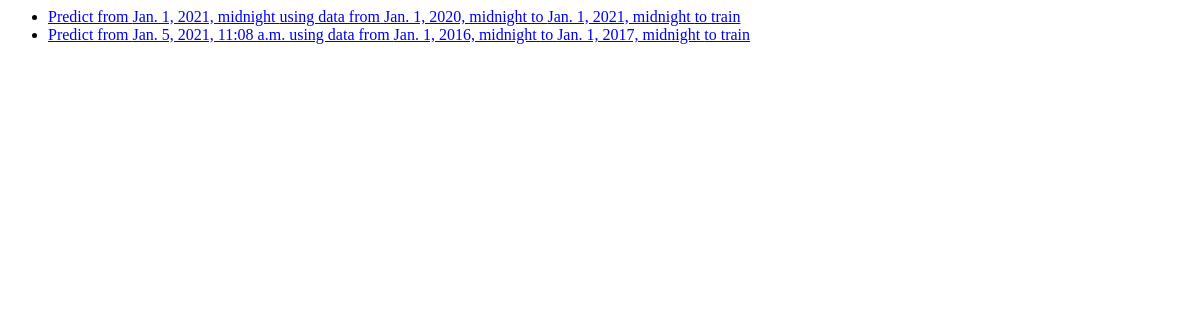
The app's page /prediction/1/1/pickOptions, older data.
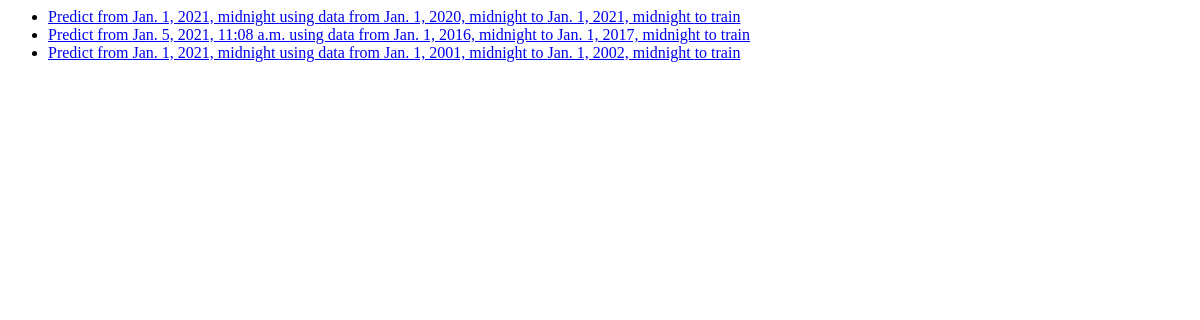
The same page, newer data.
### prediction/models.py (models this page shows)
class Options(models.Model):
    startDate = models.DateTimeField(default=dt.datetime(2021,1,1))
    endDate = models.DateTimeField(default=dt.datetime.now())
    trainStartDate = models.DateTimeField(default=dt.datetime(2020,1,1))
    trainEndDate = models.DateTimeField(default=dt.datetime(2021,1,1))
    predict = models.BooleanField(default=True)
    predictionDays = models.IntegerField(default=60)

### prediction/views.py (the view)
# urls.py: path('<int:sourceID>/<int:companyID>/pickOptions', views.pickOptions, name ='pickOptions')
def pickOptions(request, companyID, sourceID):
    optionsList = Options.objects.order_by("endDate")[:5]
    context = {
        'optionsList':optionsList,
        'sourceID':sourceID,
        'companyID':companyID
    }
    return render(request, "prediction/optionPicker.html", context)

### prediction/templates/prediction/optionPicker.HTML
{% if optionsList %}
<ul>
    {% for option in optionsList %}
        <li><a href="{% url 'prediction:display' sourceID companyID option.id%}">Predict from {{option.startDate}} using data from {{option.trainStartDate}} to {{option.trainEndDate}} to train</a></li>
    {% endfor %}
</ul>
{% else %}
    <p>No polls are available.</p>
{% endif %}

Row changes from the older to the newer data that the page shows:
added Options: startDate "Jan. 1, 2021, midnight", trainStartDate "Jan. 1, 2001, midnight", trainEndDate "Jan. 1, 2002, midnight"
